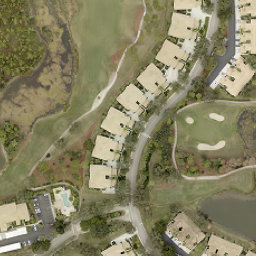
#> input picture data/scenes/ian-estero/before.png, 256 x 256 px
$ python -i water.py   (imports and definitions only)
#> lines starting #> are read from the running program, lines starting #| are printed output that depends on the picture; after the words box and inside, x2 and y2 are one past the last pixel; in counts of white or black regions, pixels touching at a corner belong together
"""Water masks: which pixels in one image look like water.

Two methods:
  * rgb  - colour + smoothness rules. Catches clear/blue water (pools, ponds) and muddy
           brown floodwater. Cheap and good enough for a demo; expect false positives on
           brown roofs and dirt, which the before/after comparison mostly cancels out.
  * rgbn - NDWI = (green - NIR) / (green + NIR) > threshold, for 4-band imagery
           (e.g. Sentinel-2 or Maxar with a near-infrared band). Much more reliable.

Swap in a trained segmentation model here later; detect.py only needs a boolean mask.
"""
from __future__ import annotations

import cv2
import numpy as np

# OpenCV hue runs 0-179 (degrees / 2)
CLEAR_HUE = (85, 130)    # cyan to blue
CLEAR_MIN_VALUE = 60    # very dark blue shadows can resemble smooth water
MUDDY_HUE = (9, 30)      # tan / brown
MAX_LOCAL_STD = 10.0     # water is smooth; grass, trees, debris are not


def local_std(gray: np.ndarray, k: int = 7) -> np.ndarray:
    g = gray.astype(np.float32)
    mean = cv2.blur(g, (k, k))
    sq = cv2.blur(g * g, (k, k))
    return np.sqrt(np.maximum(sq - mean * mean, 0))


def water_mask_rgb(rgb: np.ndarray) -> np.ndarray:
    hsv = cv2.cvtColor(rgb, cv2.COLOR_RGB2HSV)
#> hsv: shape (256, 256, 3); mean H, S, V 27, 74.9, 135.3
    h, s, v = hsv[..., 0], hsv[..., 1], hsv[..., 2]
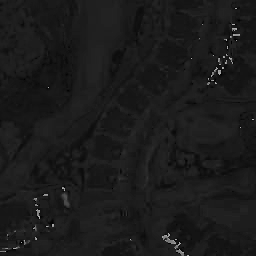
#> h: shape (256, 256); min 0, max 177, mean 27
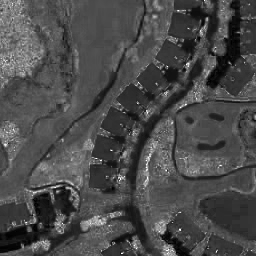
#> s: shape (256, 256); min 0, max 255, mean 74.9
    smooth = local_std(cv2.cvtColor(rgb, cv2.COLOR_RGB2GRAY)) < MAX_LOCAL_STD
#> in local_std, `mean = cv2.blur(g, (k, k))`:
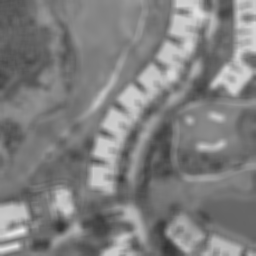
#> mean: shape (256, 256) float32; min 49.84, max 235.9, mean 127.8
#> in local_std, `sq = cv2.blur(g * g, (k, k))`:
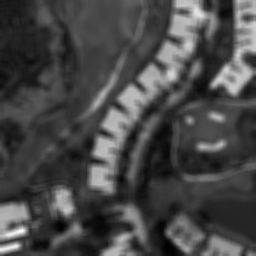
#> sq: shape (256, 256) float32; min 2721.5, max 55993.2, mean 17768.3; drawn with min black and max white
#> in local_std, `return np.sqrt(np.maximum(sq - mean * mean, 0))`:
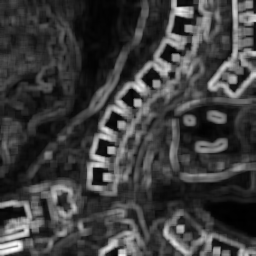
#> returned value: shape (256, 256) float32; min 0, max 72.23, mean 17.6; drawn with min black and max white
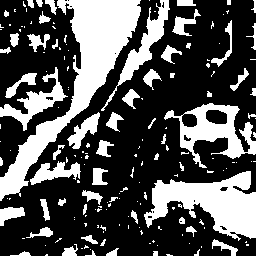
#> smooth: shape (256, 256) bool; 32.9% white; 173 white regions (114 under 20 px), largest, box (x1, y1, x2, y2) and area: (0, 0, 141, 201) 6802, (144, 171, 256, 241) 4056, (164, 103, 256, 168) 2234
    clear = (h >= CLEAR_HUE[0]) & (h <= CLEAR_HUE[1]) & (s >= 70) & (v >= CLEAR_MIN_VALUE)
#> clear: shape (256, 256) bool; every value is 0
    muddy = (h >= MUDDY_HUE[0]) & (h <= MUDDY_HUE[1]) & (s >= 40) & (s <= 190) & (v >= 50) & (v <= 210)
#> muddy: shape (256, 256) bool; 63.3% white; 400 black regions (328 under 20 px), largest, box (x1, y1, x2, y2) and area: (88, 0, 256, 193) 5696, (0, 187, 127, 253) 3226, (70, 0, 122, 118) 2501
    return clean((clear | muddy) & smooth)


def water_mask_ndwi(rgbn: np.ndarray, threshold: float = 0.0) -> np.ndarray:
    g = rgbn[..., 1].astype(np.float32)
    nir = rgbn[..., 3].astype(np.float32)
    ndwi = (g - nir) / np.maximum(g + nir, 1e-6)
    return clean(ndwi > threshold)


def water_mask(img: np.ndarray, bands: str = "rgb") -> np.ndarray:
    if bands == "rgbn":
        return water_mask_ndwi(img)
    return water_mask_rgb(img[..., :3])


def clean(mask: np.ndarray, k: int = 3) -> np.ndarray:
#> called with k = 3
    m = mask.astype(np.uint8)
#> m: shape (256, 256); values 0 (black) and 1 (white), 20.8% white; 243 white regions (188 under 20 px), largest, box (x1, y1, x2, y2) and area: (200, 171, 256, 241) 1950, (101, 0, 168, 111) 1180, (57, 0, 96, 100) 1170
    kernel = np.ones((k, k), np.uint8)
    m = cv2.morphologyEx(m, cv2.MORPH_CLOSE, kernel)
#> m: shape (256, 256); values 0 (black) and 1 (white), 22.3% white; 161 white regions (110 under 20 px), largest, box (x1, y1, x2, y2) and area: (175, 171, 256, 241) 2362, (36, 0, 96, 100) 1449, (101, 0, 170, 111) 1275
    m = cv2.morphologyEx(m, cv2.MORPH_OPEN, kernel)
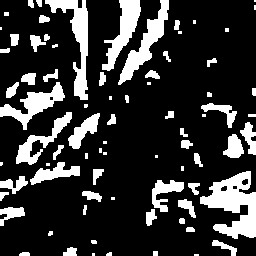
#> m: shape (256, 256); values 0 (black) and 1 (white), 20.3% white; 78 white regions (22 under 20 px), largest, box (x1, y1, x2, y2) and area: (200, 171, 256, 239) 2026, (45, 0, 88, 100) 1368, (118, 0, 169, 85) 1182
    return m > 0

>>> import cv2
>>> picture = cv2.cvtColor(cv2.imread('../data/scenes/ian-estero/before.png'), cv2.COLOR_BGR2RGB)
>>> result = water_mask_rgb(picture)
